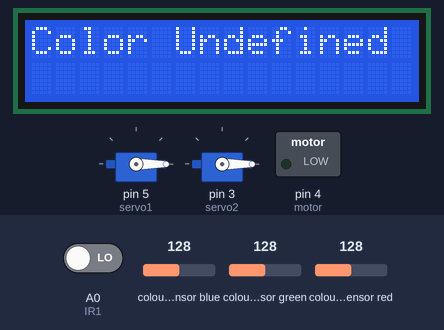
Bench run of a sketch on a simulated Arduino Uno, built with avr-gcc and run on an emulated ATmega328P. Parts: 2 × servo, 16×2 character LCD, switched loads named in the sketch (green lamp = pin HIGH). Wiring (inferred from the names in the program): TCS3200 colour sensor: output pin 8; S2 pin 11; S3 pin 10; S0 pin 13; S1 pin 12. The inputs (shaded band) are chosen by the test bench; at power-on: colour sensor blue 128, colour sensor green 128, A0 (IR1) LOW, colour sensor red 128. Pins used as bus, display or sensor lines are not drawn; what the sketch prints to the serial monitor is not drawn.

Above: at 5.2 s.
5.3 s: colour sensor blue set to 89
8.3 s: colour sensor blue set to 80
At 10.9 s:
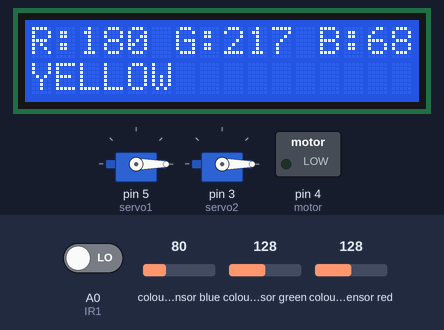
11.3 s: colour sensor green set to 105
At 13.3 s:
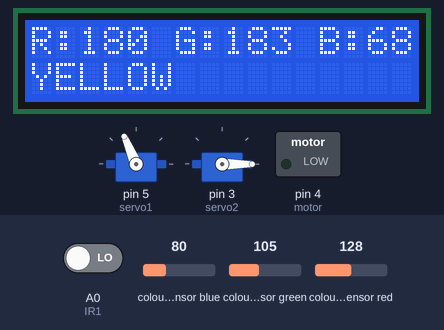
14.3 s: colour sensor green set to 99
At 16.1 s:
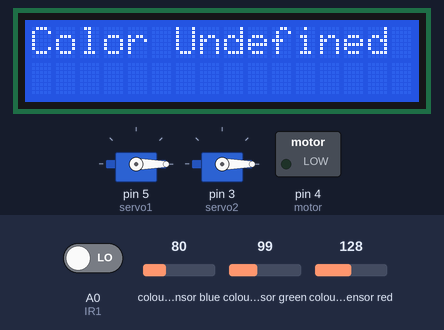
16.4 s: colour sensor green set to 250
At 19.3 s:
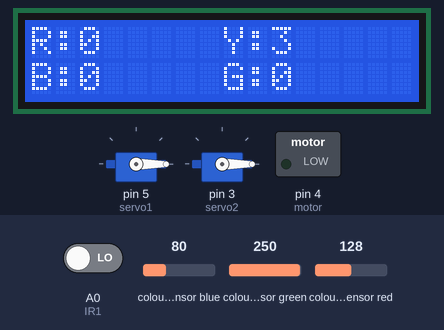
19.4 s: colour sensor blue set to 128
At 21.8 s:
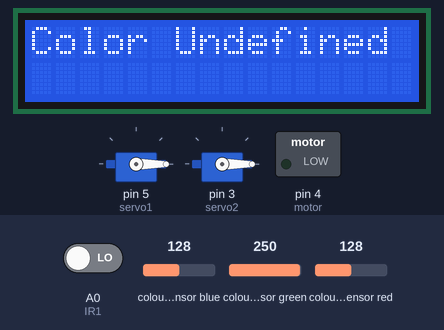
Timing chart, 0 to 22.8 s (numbered marks = the images above; inputs shaded):
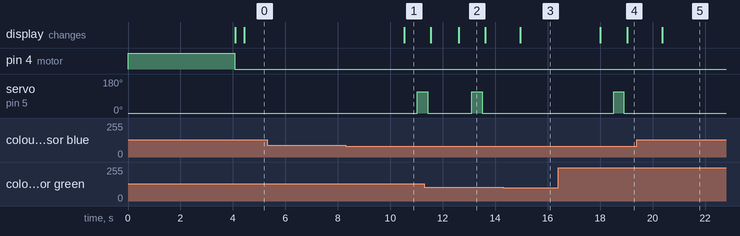

Measured:
- the behaviour switches between 85 and 84 on colour sensor blue (found by bisection; images 0 and 1)
- the behaviour switches between 103 and 102 on colour sensor green (found by bisection; images 2 and 3)
- after the input at 5.3 s, every drawn part: stays the same
- after the input at 8.3 s, servo on pin 5 (servo1): 0° → 113° after 2.7 s; the display: changes after 2.2 s (image 1)
- after the input at 14.3 s, servo on pin 5 (servo1): stays 0° (without the input it goes to 113° after 0.88 s); the display: changes after 0.65 s (image 3)
- after the input at 16.4 s, servo on pin 5 (servo1): 0° → 113° after 2.1 s, → 0° 0.40 s later; the display: first changes after 1.6 s (image 4 shows a later state)
- after the input at 19.4 s, servo on pin 5 (servo1): stays 0° (without the input it goes to 113° after 1.2 s); the display: changes after 0.96 s (image 5)
- what the display in image 2 shows lasts 1.0 s, from 12.6 s to 13.6 s

The sketch:

arduino-code.ino
```cpp
#define motor  4
#define IR0    2
#define IR1   A0
#define IR2   A1
#define IR3   A2
#define IR4   A3
#define S0    13
#define S1    12
#define S2    11
#define S3    10
#define Sout   8

#include <Wire.h>
#include <LiquidCrystal_I2C.h>
  LiquidCrystal_I2C lcd = LiquidCrystal_I2C (0x27,16,2);
#include <Servo.h>
  Servo servo1;
  Servo servo2;

int Rfrequency = 0;
int Gfrequency = 0;
int Bfrequency = 0;

int red    = 0;
int green  = 0;
int blue   = 0;
int yellow = 0;

int ex;

void setup() {
  pinMode(motor, OUTPUT);
  pinMode(IR0, INPUT);
  pinMode(IR1, INPUT);
  pinMode(IR2, INPUT);
  pinMode(IR3, INPUT);
  pinMode(IR4, INPUT);
  pinMode(S0, OUTPUT);
  pinMode(S1, OUTPUT);
  pinMode(S2, OUTPUT);
  pinMode(S3, OUTPUT);
  pinMode(Sout, INPUT);

  digitalWrite(motor,HIGH);
  servo1.attach(5);//pin servo1
  servo2.attach(3);//pin servo2
  servo1.write(0);
  servo2.write(0);

  Serial.begin(9600);

  lcd.init();
  lcd.backlight();
  lcd.clear();
  delay(1000);

  // Setting output frequency-scaling to 20%
  digitalWrite(S0,HIGH);
  digitalWrite(S1,LOW);
  delay(3000);

  digitalWrite(motor,LOW);
  lcd.clear();
  lcd_total();
  Serial.println("Start-------------");
  Serial.println("   ");
}

void loop() {
  ColorDetect();
  ColorSelect();
}

//============================fungsi============================//

void ColorDetect(){
  // Setting red filtered photodiodes to be read
  digitalWrite(S2,LOW);
  digitalWrite(S3,LOW);
  Rfrequency = pulseIn(Sout, LOW);// Reading the output frequency
  Rfrequency = map(Rfrequency, 25,72,255,0);//Remaping the value of the frequency to the RGB Model of 0 to 255
  delay(10);

  // Setting Green filtered photodiodes to be read
  digitalWrite(S2,HIGH);
  digitalWrite(S3,HIGH);
  Gfrequency = pulseIn(Sout, LOW);// Reading the output frequency
  Gfrequency = map(Gfrequency, 30,90,255,0);//Remaping the value of the frequency to the RGB Model of 0 to 255
  delay(10);

  // Setting Blue filtered photodiodes to be read
  digitalWrite(S2,LOW);
  digitalWrite(S3,HIGH);
  Bfrequency = pulseIn(Sout, LOW);// Reading the output frequency
  Bfrequency = map(Bfrequency, 25,70,255,0);//Remaping the value of the frequency to the RGB Model of 0 to 255
  delay(10);

  limit();
}


void ColorSelect(){

  if(Rfrequency>= 180 && Rfrequency<= 250 && Gfrequency>= 180 && Gfrequency<= 255 && Bfrequency>= 0 && Bfrequency<= 80){
//  R:180-250  G:180-255  B:0-30
    lcd.clear();
    lcd.setCursor(0,0);
    lcd_rgb();
    lcd.setCursor(0,1);
    lcd.print("YELLOW");

    data_SerialMonitor();
    Serial.println("Detected..!   - Yellow");
    yellowbox();
    ex=0;
    delay(1000);
  }else

  if(Rfrequency>= 170 && Rfrequency<= 255 && Gfrequency<= 0 && Bfrequency<= 0){
//  R:170-255  G:0  B:0
    lcd.clear();
    lcd.setCursor(0,0);
    lcd_rgb();
    lcd.setCursor(0,1);
    lcd.print("RED");

    data_SerialMonitor();
    Serial.println("Detected..!   - Red");
    redbox();
    ex=0;
    delay(1000);
  }else

  if(Rfrequency<= 0 && Gfrequency>= 110 && Gfrequency<= 170 && Bfrequency<= 0){
//  R:0  G:110-170  B:0
    lcd.clear();
    lcd.setCursor(0,0);
    lcd_rgb();
    lcd.setCursor(0,1);
    lcd.print("GREEN");

    data_SerialMonitor();
    Serial.println("Detected..!   - Green");
    greenbox();
    ex=0;
    delay(1000);
  }else

  if(Rfrequency<= 0 && Gfrequency>= 50 &&Gfrequency<= 90 && Bfrequency>= 140 && Bfrequency<= 255){
//  R:0  G:50-90  B:140-255
    lcd.clear();
    lcd.setCursor(0,0);
    lcd_rgb();
    lcd.setCursor(0,1);
    lcd.print("BLUE");

    data_SerialMonitor();
    Serial.println("Detected..!   - Blue");
    bluebox();
    ex=0;
    delay(1000);
  }else

  if(Rfrequency> 0 || Gfrequency> 0 || Bfrequency> 0){
    ex++;
    data_SerialMonitor();
    Serial.print("Retrying..(");
    Serial.print(ex);
    Serial.print(")");
    if(ex>=8){
      lcd.clear();
      lcd.print("Color Undefined");
      Serial.println(" - Color Undefined!");
      delay(3000);
    }
  }else{
    lcd.clear();
    lcd_total();
    ex=0;
  }
}


void yellowbox(){
  delay(500);
  servo1.write(103);
  for(ex=113;ex<170;ex+=10){
    servo1.write(ex);
    delay(400);
    if(digitalRead(IR1) == LOW){
      ex=173;
    }
  }
  servo1.write(0);
  delay(100);
  yellow++;
  lcd_total();
}

void redbox(){
  delay(1000);
  servo1.write(48);
  ex=1;
  while(ex==1){
    if(digitalRead(IR2) == LOW){
      servo1.write(0);
      ex=0;
    }
    delay(100);
  }
  red++;
  lcd_total();
}

void greenbox(){
  delay(3400);
  servo2.write(108);
  for(ex=118;ex<170;ex+=10){
    servo2.write(ex);
    delay(400);
    if(digitalRead(IR3) == LOW){
      ex=178;
    }
  }
  servo2.write(0);
  delay(100);
  green++;
  lcd_total();
}

void bluebox(){
  delay(4000);
  servo2.write(53);
  ex=1;
  while(ex==1){
    if(digitalRead(IR4) == LOW){
      servo2.write(0);
      ex=0;
    }
    delay(100);
  }
  blue++;
  lcd_total();
}


void data_SerialMonitor(){
  Serial.println("  ");

  Serial.print(" R:");
  Serial.print(Rfrequency);
  if(Rfrequency<100)Serial.print(" ");
  if(Rfrequency<10) Serial.print(" ");

  Serial.print("  G:");
  Serial.print(Gfrequency);
  if(Gfrequency<100)Serial.print(" ");
  if(Gfrequency<10) Serial.print(" ");

  Serial.print("  B:");
  Serial.print(Bfrequency);
  if(Bfrequency<100)Serial.print(" ");
  if(Bfrequency<10) Serial.print(" ");

  Serial.print("  |  ");
}

void lcd_total(){
  lcd.clear();
  lcd.setCursor(0,0);
  lcd.print("R:");lcd.print(red);
  lcd.setCursor(8,0);
  lcd.print("Y:");lcd.print(yellow);
  lcd.setCursor(0,1);
  lcd.print("B:");lcd.print(blue);
  lcd.setCursor(8,1);
  lcd.print("G:");lcd.print(green);
}

void lcd_rgb(){
  lcd.print("R:");lcd.print(Rfrequency);
  lcd.print(" G:");lcd.print(Gfrequency);
  lcd.print(" B:");lcd.print(Bfrequency);
}

void limit(){
  if(Rfrequency<0)Rfrequency=0;
  if(Gfrequency<0)Gfrequency=0;
  if(Bfrequency<0)Bfrequency=0;
  if(Rfrequency>255)Rfrequency=255;
  if(Gfrequency>255)Gfrequency=255;
  if(Bfrequency>255)Bfrequency=255;
}
```
